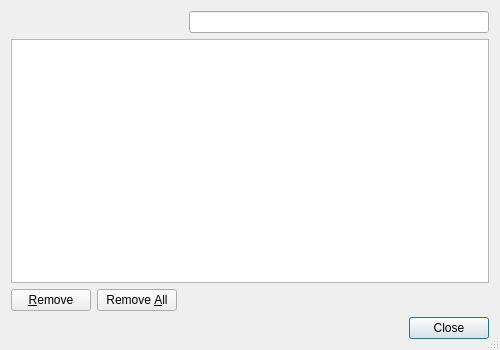
<?xml version="1.0" encoding="UTF-8"?>
<ui version="4.0">
 <class>ZoomValuesDialog</class>
 <widget class="QDialog" name="ZoomValuesDialog">
  <property name="geometry">
   <rect>
    <x>0</x>
    <y>0</y>
    <width>500</width>
    <height>350</height>
   </rect>
  </property>
  <property name="windowTitle">
   <string>Saved Zoom Values</string>
  </property>
  <property name="sizeGripEnabled">
   <bool>true</bool>
  </property>
  <layout class="QVBoxLayout" name="verticalLayout">
   <item>
    <layout class="QHBoxLayout" name="horizontalLayout_2">
     <item>
      <spacer name="horizontalSpacer">
       <property name="orientation">
        <enum>Qt::Horizontal</enum>
       </property>
       <property name="sizeHint" stdset="0">
        <size>
         <width>40</width>
         <height>20</height>
        </size>
       </property>
      </spacer>
     </item>
     <item>
      <layout class="QHBoxLayout" name="horizontalLayout">
       <property name="spacing">
        <number>0</number>
       </property>
       <item>
        <widget class="QLineEdit" name="searchEdit">
         <property name="sizePolicy">
          <sizepolicy hsizetype="Expanding" vsizetype="Fixed">
           <horstretch>0</horstretch>
           <verstretch>0</verstretch>
          </sizepolicy>
         </property>
         <property name="minimumSize">
          <size>
           <width>300</width>
           <height>0</height>
          </size>
         </property>
         <property name="toolTip">
          <string>Enter search term</string>
         </property>
         <property name="clearButtonEnabled">
          <bool>true</bool>
         </property>
        </widget>
       </item>
      </layout>
     </item>
    </layout>
   </item>
   <item>
    <widget class="EricTableView" name="zoomValuesTable">
     <property name="alternatingRowColors">
      <bool>true</bool>
     </property>
     <property name="selectionBehavior">
      <enum>QAbstractItemView::SelectRows</enum>
     </property>
     <property name="textElideMode">
      <enum>Qt::ElideMiddle</enum>
     </property>
     <property name="showGrid">
      <bool>false</bool>
     </property>
     <property name="sortingEnabled">
      <bool>true</bool>
     </property>
    </widget>
   </item>
   <item>
    <layout class="QHBoxLayout" name="horizontalLayout_3">
     <item>
      <widget class="QPushButton" name="removeButton">
       <property name="toolTip">
        <string>Press to remove the selected entries</string>
       </property>
       <property name="text">
        <string>&amp;Remove</string>
       </property>
       <property name="autoDefault">
        <bool>false</bool>
       </property>
      </widget>
     </item>
     <item>
      <widget class="QPushButton" name="removeAllButton">
       <property name="toolTip">
        <string>Press to remove all entries</string>
       </property>
       <property name="text">
        <string>Remove &amp;All</string>
       </property>
       <property name="autoDefault">
        <bool>false</bool>
       </property>
      </widget>
     </item>
     <item>
      <spacer name="horizontalSpacer_2">
       <property name="orientation">
        <enum>Qt::Horizontal</enum>
       </property>
       <property name="sizeHint" stdset="0">
        <size>
         <width>208</width>
         <height>20</height>
        </size>
       </property>
      </spacer>
     </item>
    </layout>
   </item>
   <item>
    <widget class="QDialogButtonBox" name="buttonBox">
     <property name="orientation">
      <enum>Qt::Horizontal</enum>
     </property>
     <property name="standardButtons">
      <set>QDialogButtonBox::Close</set>
     </property>
    </widget>
   </item>
  </layout>
 </widget>
 <customwidgets>
  <customwidget>
   <class>EricTableView</class>
   <extends>QTableView</extends>
   <header>EricWidgets/EricTableView.h</header>
  </customwidget>
 </customwidgets>
 <tabstops>
  <tabstop>searchEdit</tabstop>
  <tabstop>zoomValuesTable</tabstop>
  <tabstop>removeButton</tabstop>
  <tabstop>removeAllButton</tabstop>
  <tabstop>buttonBox</tabstop>
 </tabstops>
 <resources/>
 <connections>
  <connection>
   <sender>buttonBox</sender>
   <signal>accepted()</signal>
   <receiver>ZoomValuesDialog</receiver>
   <slot>accept()</slot>
   <hints>
    <hint type="sourcelabel">
     <x>237</x>
     <y>340</y>
    </hint>
    <hint type="destinationlabel">
     <x>157</x>
     <y>274</y>
    </hint>
   </hints>
  </connection>
  <connection>
   <sender>buttonBox</sender>
   <signal>rejected()</signal>
   <receiver>ZoomValuesDialog</receiver>
   <slot>reject()</slot>
   <hints>
    <hint type="sourcelabel">
     <x>325</x>
     <y>340</y>
    </hint>
    <hint type="destinationlabel">
     <x>286</x>
     <y>274</y>
    </hint>
   </hints>
  </connection>
 </connections>
</ui>
